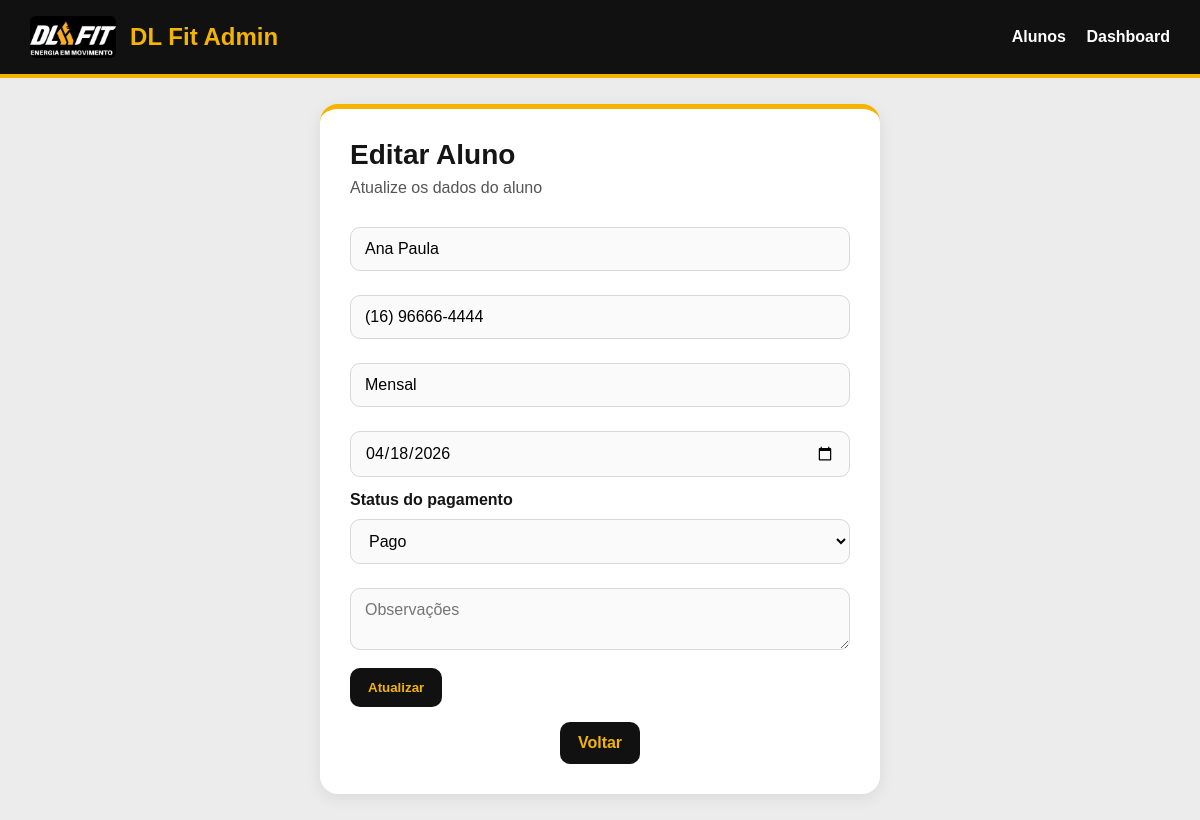
Page /editar_aluno/4 (signed in) on the committed database.
### tables this page shows
CREATE TABLE alunos (
            id INTEGER PRIMARY KEY AUTOINCREMENT,
            nome TEXT,
            telefone TEXT,
            plano TEXT,
            vencimento TEXT,
            status_pagamento TEXT,
            observacao TEXT,
            aulas_restantes INTEGER DEFAULT 12,
            usuario TEXT,
            senha TEXT
        );

### app.py (the view, shortened to what this page needs)
@app.route("/editar_aluno/<int:id>", methods=["GET", "POST"])
def editar_aluno(id):
    if "admin_logado" not in session:
        return redirect(url_for("login"))
    conn = conectar()
    aluno = conn.execute("SELECT * FROM alunos WHERE id = ?", (id,)).fetchone()
    conn.close()
    return render_template("editar_aluno.html", aluno=aluno)

### app.py (called while the page is built)
def conectar():
    conn = sqlite3.connect(DB_NAME)
    conn.row_factory = sqlite3.Row
    return conn

### templates/editar_aluno.html (shortened to what this page needs)
<!DOCTYPE html>
<html lang="pt-BR">
<head>
    <link rel="stylesheet" href="{{ url_for('static', filename='style.css') }}">
</head>
<body>
<div class="navbar">
    <div class="navbar-brand">
        <img src="{{ url_for('static', filename='logo-dlfit.jpg') }}" alt="Logo DL Fit">
        <h1>DL Fit Admin</h1>
    </div>
    <div class="navbar-links">
        <a href="{{ url_for('alunos') }}">Alunos</a>
        <a href="{{ url_for('dashboard') }}">Dashboard</a>
    </div>
</div>
<div class="form-box">
    <h1 class="section-title">Editar Aluno</h1>
    <p class="subtitulo">Atualize os dados do aluno</p>
    <form method="POST">
        <input type="text" name="nome" value="{{ aluno.nome }}" required>
        <input type="text" name="telefone" value="{{ aluno.telefone }}" required>
        <input type="text" name="plano" value="{{ aluno.plano }}" required>
        <input type="date" name="vencimento" value="{{ aluno.vencimento }}" required>
        <label>Status do pagamento</label>
        <select name="status_pagamento" required>
            <option value="Pago" {% if aluno.status_pagamento == 'Pago' %}selected{% endif %}>Pago</option>
        </select>
        <textarea name="observacao" placeholder="Observações">{{ aluno.observacao }}</textarea>
        <button type="submit">Atualizar</button>
    </form>
    <div class="footer-actions">
        <a href="{{ url_for('alunos') }}" class="btn-voltar">Voltar</a>
    </div>
</div>
</body>
</html>

### static/style.css (style rules this page uses)
* { margin: 0; padding: 0; box-sizing: border-box; font-family: Arial, Helvetica, sans-serif; }
body { background: #ececec; color: #151515; }
.navbar { background: #111; border-bottom: 4px solid #f4b400; padding: 16px 30px; display: flex; justify-content: space-between; align-items: center; gap: 18px; }
.navbar-brand { display: flex; align-items: center; gap: 14px; }
.navbar-brand img { height: 42px; border-radius: 6px; }
.navbar-brand h1 { color: #f4b400; font-size: 24px; }
.navbar-links a { color: white; text-decoration: none; margin-left: 16px; font-weight: bold; }
.container, .login-box, .form-box, .hero-card { background: white; max-width: 1080px; margin: 26px auto; border-radius: 18px; padding: 30px; box-shadow: 0 4px 16px rgba(0,0,0,.08); border-top: 5px solid #f4b400; }
.login-box, .form-box { max-width: 560px; }
.section-title { font-size: 28px; margin-bottom: 8px; }
.subtitulo { color: #555; margin-bottom: 20px; }
.actions, .footer-actions { display: flex; gap: 12px; flex-wrap: wrap; }
button, .btn, .btn-acao, .btn-voltar { display: inline-block; background: #111; color: #f4b400; padding: 12px 18px; border: none; border-radius: 10px; text-decoration: none; font-weight: bold; cursor: pointer; transition: .2s ease; }
input, select, textarea { width: 100%; padding: 12px 14px; margin-top: 10px; margin-bottom: 14px; border: 1px solid #d8d8d8; border-radius: 10px; background: #fafafa; font-size: 16px; }
label { font-weight: bold; }
.footer-actions { display: flex; gap: 10px; margin-top: 15px; }
.footer-actions a { display: inline-block; }
.footer-actions { display: flex; justify-content: center; gap: 10px; margin-top: 15px; }
.footer-actions { display: flex; gap: 10px; margin-top: 15px; flex-wrap: wrap; }

### rows in the picture
alunos: nome "Ana Paula", telefone "(16) 96666-4444", plano "Mensal", vencimento "04/18/2026", status_pagamento "Pago"
